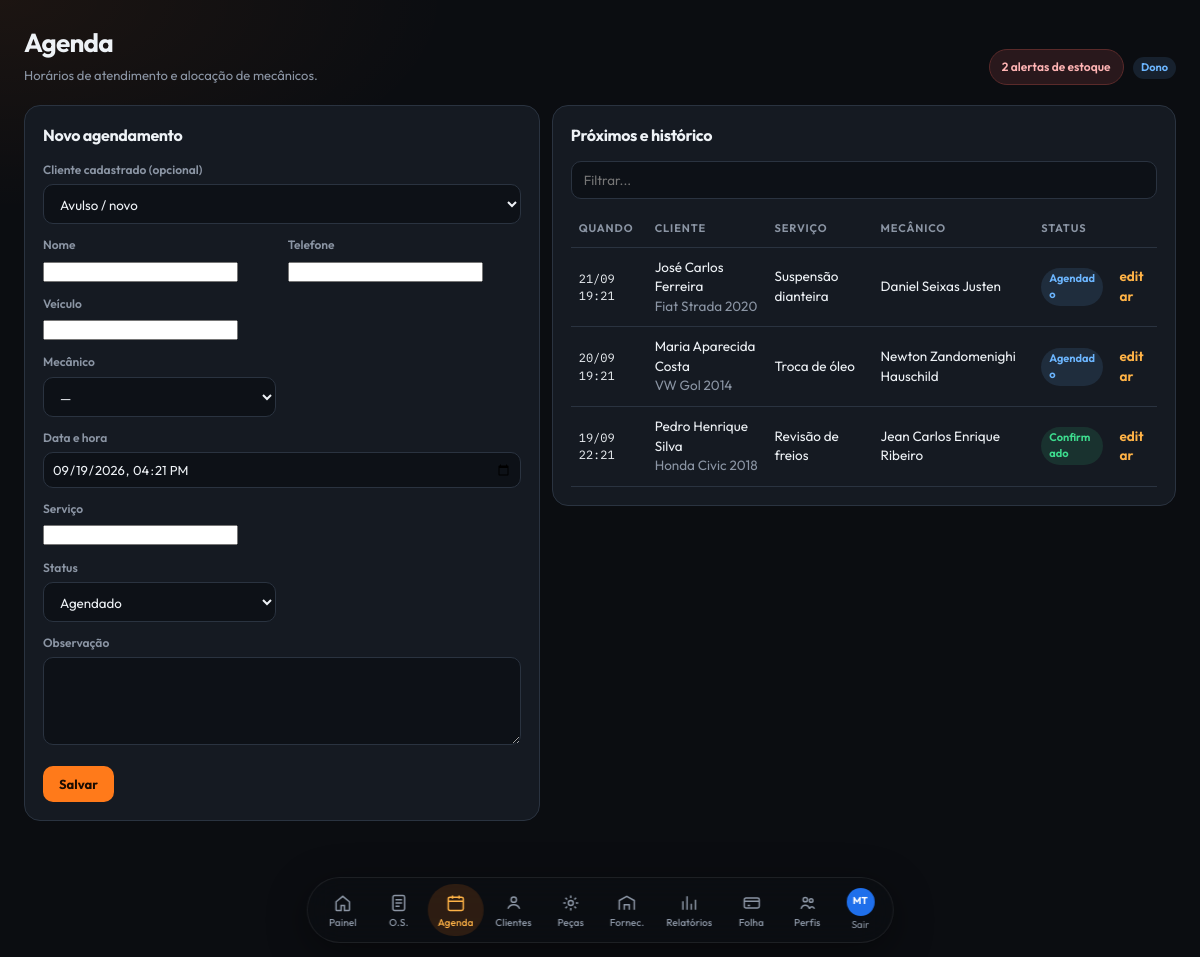
Page /pages/agenda.php (signed in) on the committed database.
### tables this page shows
CREATE TABLE IF NOT EXISTS usuarios (
  id INT UNSIGNED AUTO_INCREMENT PRIMARY KEY,
  nome VARCHAR(120) NOT NULL,
  email VARCHAR(160) NOT NULL UNIQUE,
  nif VARCHAR(20) DEFAULT NULL UNIQUE,
  senha VARCHAR(255) NOT NULL,
  perfil ENUM('dono','almoxarife','mecanico','financeiro') NOT NULL DEFAULT 'mecanico',
  telefone VARCHAR(30) DEFAULT NULL,
  ativo TINYINT(1) NOT NULL DEFAULT 1,
  criado_em TIMESTAMP DEFAULT CURRENT_TIMESTAMP,
  atualizado_em TIMESTAMP DEFAULT CURRENT_TIMESTAMP ON UPDATE CURRENT_TIMESTAMP
);

CREATE TABLE IF NOT EXISTS agendamentos (
  id INT UNSIGNED AUTO_INCREMENT PRIMARY KEY,
  cliente_id INT UNSIGNED DEFAULT NULL,
  cliente_nome VARCHAR(160) DEFAULT NULL,
  telefone VARCHAR(30) DEFAULT NULL,
  veiculo VARCHAR(80) DEFAULT NULL,
  mecanico_id INT UNSIGNED DEFAULT NULL,
  data_hora DATETIME NOT NULL,
  servico VARCHAR(200) DEFAULT NULL,
  status ENUM('agendado','confirmado','em_atendimento','concluido','cancelado','faltou') NOT NULL DEFAULT 'agendado',
  observacao TEXT,
  criado_em TIMESTAMP DEFAULT CURRENT_TIMESTAMP,
  FOREIGN KEY (cliente_id) REFERENCES clientes(id) ON DELETE SET NULL,
  FOREIGN KEY (mecanico_id) REFERENCES usuarios(id) ON DELETE SET NULL
);

### includes/functions.php (called while the page is built, shortened)
<?php
function e(?string $v): string
{
    return htmlspecialchars((string)$v, ENT_QUOTES, 'UTF-8');
}
function perfil_label(string $p): string
{
    return [
        'dono'       => 'Dono',
        'almoxarife' => 'Almoxarife',
        'mecanico'   => 'Mecânico',
        'financeiro' => 'Financeiro',
    ][$p] ?? $p;
}
function current_perfil(): string
{
    return (string)($_SESSION['user']['perfil'] ?? '');
}
function is_dono(): bool
{
    return current_perfil() === 'dono';
}
function can_gestao_pecas(): bool
{
    return is_dono() || current_perfil() === 'almoxarife';
}
function can_financeiro(): bool
{
    return is_dono() || current_perfil() === 'financeiro';
}
function can_relatorio_estoque(): bool
{
    $p = current_perfil();
    return in_array($p, ['dono', 'almoxarife', 'financeiro'], true);
}
function iniciais(string $nome): string
{
    $partes = preg_split('/\s+/', trim($nome)) ?: [];
    $a = mb_strtoupper(mb_substr($partes[0] ?? 'U', 0, 1));
    $b = mb_strtoupper(mb_substr($partes[count($partes) - 1] ?? '', 0, 1));
    return $a . $b;
}
function avatar_cor(int $id): string
{
    $cores = ['#e50914', '#1f6feb', '#2ea043', '#d4a017', '#8957e5', '#e85d04', '#0d9488', '#db2777'];
    return $cores[$id % count($cores)];
}
function status_agenda_label(string $s): string
{
    return [
        'agendado'       => 'Agendado',
        'confirmado'     => 'Confirmado',
        'em_atendimento' => 'Em atendimento',
        'concluido'      => 'Concluído',
        'cancelado'      => 'Cancelado',
        'faltou'         => 'Faltou',
    ][$s] ?? $s;
}
function badge_agenda(string $s): string
{
    $map = [
        'agendado'       => 'badge-info',
        'confirmado'     => 'badge-ok',
        'em_atendimento' => 'badge-warn',
        'concluido'      => 'badge-ok',
        'cancelado'      => 'badge-off',
        'faltou'         => 'badge-off',
    ];
    return $map[$s] ?? 'badge-off';
}
function alertas_estoque(PDO $pdo): array
{
    $sql = "SELECT * FROM produtos WHERE ativo = 1 AND estoque_atual <= estoque_minimo ORDER BY estoque_atual ASC";
    return $pdo->query($sql)->fetchAll();
}

### includes/auth.php (called while the page is built, shortened)
<?php
require_once __DIR__ . '/db.php';
require_once __DIR__ . '/functions.php';
function current_user(): ?array
{
    return $_SESSION['user'] ?? null;
}
?>

### pages/agenda.php (the view, shortened to what this page needs)
<?php
require_once dirname(__DIR__) . '/includes/auth.php';
$pdo = db();
$edit = null;
$mecs = $pdo->query("SELECT id,nome FROM usuarios WHERE perfil IN ('mecanico','dono') AND ativo=1 ORDER BY nome")->fetchAll();
$lista = $pdo->query("
    SELECT a.*, u.nome AS mecanico
    FROM agendamentos a
    LEFT JOIN usuarios u ON u.id=a.mecanico_id
    ORDER BY a.data_hora DESC
")->fetchAll();
$pageTitle = 'Agenda';
$pageHint = 'Horários de atendimento e alocação de mecânicos.';
require dirname(__DIR__) . '/includes/header.php';
?>
<div class="split">
<section class="card">
    <h2><?= $edit ? 'Editar horário' : 'Novo agendamento' ?></h2>
    <form method="post">
        <label>Cliente cadastrado (opcional)</label>
        <select name="cliente_id">
            <option value="">Avulso / novo</option>
        </select>
        <div class="form-grid" style="margin-top:12px">
            <div><label>Nome</label><input name="cliente_nome" value="<?= e($edit['cliente_nome'] ?? '') ?>"></div>
            <div><label>Telefone</label><input name="telefone" value="<?= e($edit['telefone'] ?? '') ?>"></div>
            <div class="full"><label>Veículo</label><input name="veiculo" value="<?= e($edit['veiculo'] ?? '') ?>"></div>
            <div>
                <label>Mecânico</label>
                <select name="mecanico_id">
                    <option value="">—</option>
                </select>
            </div>
            <div class="full"><label>Data e hora</label><input type="datetime-local" name="data_hora" required value="<?= !empty($edit['data_hora']) ? date('Y-m-d\TH:i', strtotime($edit['data_hora'])) : date('Y-m-d\TH:i') ?>"></div>
            <div class="full"><label>Serviço</label><input name="servico" value="<?= e($edit['servico'] ?? '') ?>"></div>
            <div>
                <label>Status</label>
                <select name="status">
                    <?php foreach (['agendado','confirmado','em_atendimento','concluido','cancelado','faltou'] as $s): ?>
                        <option value="<?= $s ?>" <?= (($edit['status'] ?? 'agendado')===$s)?'selected':'' ?>><?= status_agenda_label($s) ?></option>
                    <?php endforeach; ?>
                </select>
            </div>
            <div class="full"><label>Observação</label><textarea name="observacao"><?= e($edit['observacao'] ?? '') ?></textarea></div>
        </div>
        <div class="row-actions"><button class="btn" type="submit">Salvar</button></div>
    </form>
</section>
<section class="card">
    <h2>Próximos e histórico</h2>
    <input type="search" placeholder="Filtrar..." data-filter-table="#tab-ag" style="margin-bottom:12px">
    <div class="table-wrap">
        <table id="tab-ag">
            <thead><tr><th>Quando</th><th>Cliente</th><th>Serviço</th><th>Mecânico</th><th>Status</th><th></th></tr></thead>
            <tbody>
            <?php foreach ($lista as $a): ?>
                <tr>
                    <td class="mono"><?= date('d/m H:i', strtotime($a['data_hora'])) ?></td>
                    <td><?= e($a['cliente_nome']) ?><br><span class="muted"><?= e($a['veiculo']) ?></span></td>
                    <td><?= e($a['servico']) ?></td>
                    <td><?= e($a['mecanico'] ?? '—') ?></td>
                    <td><span class="badge <?= badge_agenda($a['status']) ?>"><?= e(status_agenda_label($a['status'])) ?></span></td>
                    <td><a class="btn-link" href="?editar=<?= (int)$a['id'] ?>">editar</a></td>
                </tr>
            <?php endforeach; ?>
            </tbody>
        </table>
    </div>
</section>
</div>
<?php require dirname(__DIR__) . '/includes/footer.php'; ?>

### includes/header.php (shortened to what this page needs)
<?php
require_once __DIR__ . '/auth.php';
$user = current_user();
$pdo = db();
$alertas = alertas_estoque($pdo);
$qtdAlertas = count($alertas);
$pagina = basename($_SERVER['PHP_SELF']);
$perfil = current_perfil();
?>
<!DOCTYPE html>
<html lang="pt-BR">
<head>
    <link rel="stylesheet" href="<?= e(BASE_URL) ?>/assets/css/style.css?v=8">
</head>
<body>
<div class="app">
    <aside class="sidebar">
        <nav class="dock">
            <a class="<?= $pagina==='dashboard.php'?'active':'' ?>" href="<?= e(BASE_URL) ?>/dashboard.php" title="Painel">
                <span class="dock-ico">
                    <svg viewBox="0 0 24 24" fill="none" stroke="currentColor" stroke-width="1.8"><path d="M4 10.5 12 4l8 6.5V20a1 1 0 0 1-1 1h-5v-6H10v6H5a1 1 0 0 1-1-1v-9.5Z"/></svg>
                </span>
                <em>Painel</em>
            </a>
            <?php if (in_array($perfil, ['dono', 'mecanico'], true)): ?>
            <a class="<?= $pagina==='os.php'?'active':'' ?>" href="<?= e(BASE_URL) ?>/pages/os.php" title="Ordens">
                <span class="dock-ico">
                    <svg viewBox="0 0 24 24" fill="none" stroke="currentColor" stroke-width="1.8"><rect x="5" y="3" width="14" height="18" rx="2"/><path d="M8 8h8M8 12h8M8 16h5"/></svg>
                </span>
                <em>O.S.</em>
            </a>
            <a class="<?= $pagina==='agenda.php'?'active':'' ?>" href="<?= e(BASE_URL) ?>/pages/agenda.php" title="Agenda">
                <span class="dock-ico">
                    <svg viewBox="0 0 24 24" fill="none" stroke="currentColor" stroke-width="1.8"><rect x="3" y="5" width="18" height="16" rx="2"/><path d="M8 3v4M16 3v4M3 10h18"/></svg>
                </span>
                <em>Agenda</em>
            </a>
            <a class="<?= $pagina==='clientes.php'?'active':'' ?>" href="<?= e(BASE_URL) ?>/pages/clientes.php" title="Clientes">
                <span class="dock-ico">
                    <svg viewBox="0 0 24 24" fill="none" stroke="currentColor" stroke-width="1.8"><circle cx="12" cy="8" r="3.2"/><path d="M5 19c1.2-3.2 3.6-4.8 7-4.8s5.8 1.6 7 4.8"/></svg>
                </span>
                <em>Clientes</em>
            </a>
            <?php endif; ?>
            <?php if (can_gestao_pecas() || can_saida_os() || can_financeiro()): ?>
            <a class="<?= $pagina==='produtos.php'?'active':'' ?>" href="<?= e(BASE_URL) ?>/pages/produtos.php?tab=<?= can_gestao_pecas() ? 'estoque' : (can_saida_os() && !can_financeiro() ? 'saida' : 'historico') ?>" title="Peças">
                <span class="dock-ico">
                    <svg viewBox="0 0 24 24" fill="none" stroke="currentColor" stroke-width="1.8"><circle cx="12" cy="12" r="3"/><path d="M12 3v3M12 18v3M3 12h3M18 12h3M5.6 5.6l2.1 2.1M16.3 16.3l2.1 2.1M18.4 5.6l-2.1 2.1M7.7 16.3l-2.1 2.1"/></svg>
                </span>
                <em>Peças</em>
            </a>
            <?php endif; ?>
            <?php if (can_gestao_pecas()): ?>
            <a class="<?= $pagina==='fornecedores.php'?'active':'' ?>" href="<?= e(BASE_URL) ?>/pages/fornecedores.php" title="Fornecedores">
                <span class="dock-ico">
                    <svg viewBox="0 0 24 24" fill="none" stroke="currentColor" stroke-width="1.8"><path d="M3 20V9l9-5 9 5v11"/><path d="M9 20v-6h6v6"/></svg>
                </span>
                <em>Fornec.</em>
            </a>
            <?php endif; ?>
            <?php if (can_relatorio_estoque() || can_financeiro()): ?>
            <a class="<?= $pagina==='relatorios.php'?'active':'' ?>" href="<?= e(BASE_URL) ?>/pages/relatorios.php" title="Relatórios">
                <span class="dock-ico">
                    <svg viewBox="0 0 24 24" fill="none" stroke="currentColor" stroke-width="1.8"><path d="M5 20V10M10 20V4M15 20v-7M20 20V8"/></svg>
                </span>
                <em>Relatórios</em>
            </a>
            <?php endif; ?>
            <?php if (can_financeiro()): ?>
            <a class="<?= $pagina==='pagamentos.php'?'active':'' ?>" href="<?= e(BASE_URL) ?>/pages/pagamentos.php" title="Folha">
                <span class="dock-ico">
                    <svg viewBox="0 0 24 24" fill="none" stroke="currentColor" stroke-width="1.8"><rect x="3" y="6" width="18" height="12" rx="2"/><path d="M3 10h18M7 15h3"/></svg>
                </span>
                <em>Folha</em>
            </a>
            <?php endif; ?>
            <?php if (is_dono()): ?>
            <a class="<?= $pagina==='usuarios.php'?'active':'' ?>" href="<?= e(BASE_URL) ?>/pages/usuarios.php" title="Perfis">
                <span class="dock-ico">
                    <svg viewBox="0 0 24 24" fill="none" stroke="currentColor" stroke-width="1.8"><circle cx="9" cy="8" r="2.6"/><circle cx="16" cy="9" r="2.2"/><path d="M4 19c.8-2.8 2.6-4.2 5-4.2s4.2 1.4 5 4.2M14 19c.4-1.6 1.4-2.6 3-2.6 1.4 0 2.4.8 3 2.6"/></svg>
                </span>
                <em>Perfis</em>
            </a>
            <?php endif; ?>
        </nav>
        <div class="dock-foot">
            <a class="dock-user" href="<?= e(BASE_URL) ?>/logout.php" title="Trocar perfil">
                <span class="avatar" style="background:<?= e(avatar_cor((int)$user['id'])) ?>"><?= e(iniciais($user['nome'])) ?></span>
                <em>Sair</em>
            </a>
        </div>
    </aside>
    <main class="main">
        <header class="topbar">
            <div>
                <h1><?= e($pageTitle ?? 'Painel') ?></h1>
                <?php if (!empty($pageHint)): ?><p class="hint"><?= e($pageHint) ?></p><?php endif; ?>
            </div>
            <div class="top-actions">
                <?php if (can_gestao_pecas() || can_saida_os()): ?>
                <a class="alert-pill <?= $qtdAlertas ? 'hot' : '' ?>" href="<?= e(BASE_URL) ?>/pages/produtos.php?tab=<?= can_gestao_pecas() ? 'estoque' : 'saida' ?>&alerta=1">
                    <?= $qtdAlertas ?> alerta<?= $qtdAlertas===1?'':'s' ?> de estoque
                </a>
                <?php endif; ?>
                <span class="badge badge-info" style="margin-left:6px"><?= e(perfil_label($perfil)) ?></span>
            </div>
        </header>
        <div class="content">

### rows in the picture
usuarios: nome "MT"
agendamentos: data_hora "21/09 19:21", cliente_nome "José Carlos Ferreira", veiculo "Fiat Strada 2020", servico "Suspensão dianteira", mecanico.nome "Daniel Seixas Justen", status "Agendado"
agendamentos: data_hora "20/09 19:21", cliente_nome "Maria Aparecida Costa", veiculo "VW Gol 2014", servico "Troca de óleo", mecanico.nome "Newton Zandomenighi Hauschild", status "Agendado"
agendamentos: data_hora "19/09 22:21", cliente_nome "Pedro Henrique Silva", veiculo "Honda Civic 2018", servico "Revisão de freios", mecanico.nome "Jean Carlos Enrique Ribeiro", status "Confirmado"

### other values in the picture
$pageTitle "Agenda"
$pageHint "Horários de atendimento e alocação de mecânicos."
$qtdAlertas "2"
perfil_label($perfil) "Dono"
form field status "Agendado"
